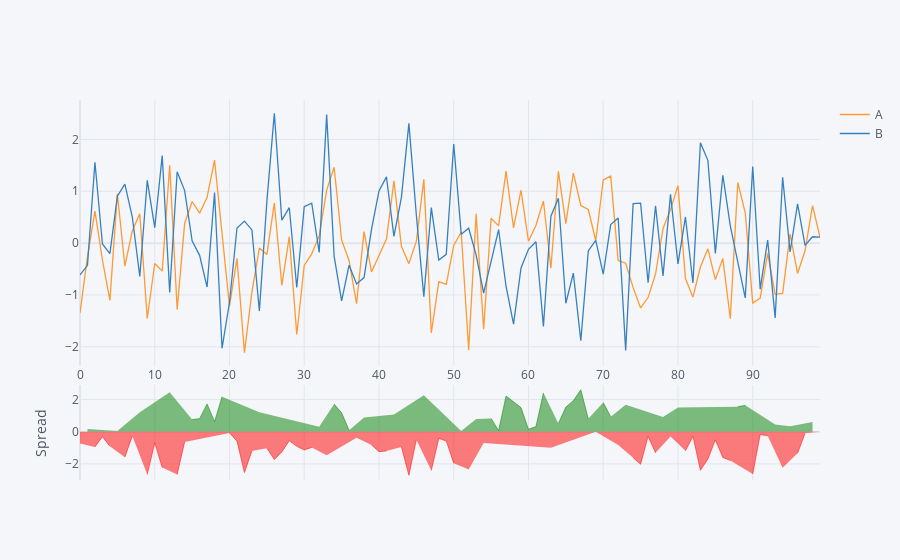

The notebook cell saved with this chart:
### Markdown cell above
## Spread

### Code cell
df[['A','B']].iplot(kind='spread')
#see the spread, ex:stock

### Figure 1 — Plotly figure (JSON) as saved in the notebook; plotly's stock layout.template omitted (floating-point values rounded to 4 significant figures)
{"data": [{"line": {"color": "rgba(255, 153, 51, 1.0)", "dash": "solid", "shape": "linear", "width": 1.3}, "mode": "lines", "name": "A", "text": "", "type": "scatter", "x": [0, 1, 2, 3, 4, 5, 6, 7, 8, 9, 10, 11, 12, 13, 14, 15, 16, 17, 18, 19, 20, 21, 22, 23, 24, 25, 26, 27, 28, 29, 30, 31, 32, 33, 34, 35, 36, 37, 38, 39, 40, 41, 42, 43, 44, 45, 46, 47, 48, 49, 50, 51, 52, 53, 54, 55, 56, 57, 58, 59, 60, 61, 62, 63, 64, 65, 66, 67, 68, 69, 70, 71, 72, 73, 74, 75, 76, 77, 78, 79, 80, 81, 82, 83, 84, 85, 86, 87, 88, 89, 90, 91, 92, 93, 94, 95, 96, 97, 98, 99], "y": [-1.345, -0.2599, 0.616, -0.3257, -1.105, 0.9518, -0.4414, 0.2374, 0.5659, -1.454, -0.3928, -0.5404, 1.503, -1.281, 0.379, 0.8031, 0.5779, 0.8821, 1.601, 0.1494, -1.218, -0.2933, -2.113, -0.9418, -0.09413, -0.2213, 0.7746, -0.8135, 0.1243, -1.762, -0.4313, -0.207, 0.1363, 1.021, 1.464, 0.06314, -0.3384, -1.169, 0.2223, -0.5568, -0.2323, 0.07841, 1.2, -0.06134, -0.3961, 0.03726, 1.229, -1.731, -0.7441, -0.7939, -0.04436, 0.2153, -2.06, 0.5644, -1.66, 0.4784, 0.3325, 1.388, 0.2929, 1.02, 0.03446, 0.3458, 0.8119, -0.484, 1.383, 0.3753, 1.353, 0.7265, 0.6486, 0.0457, 1.217, 1.293, -0.3353, -0.3872, -0.8583, -1.251, -1.05, -0.5929, 0.2824, 0.6458, 1.109, -0.6843, -1.043, -0.4615, -0.1107, -0.7038, -0.2936, -1.459, 1.169, 0.5852, -1.157, -1.06, -0.1956, -0.9877, -0.9681, 0.176, -0.585, -0.1467, 0.7244, 0.1123]}, {"line": {"color": "rgba(55, 128, 191, 1.0)", "dash": "solid", "shape": "linear", "width": 1.3}, "mode": "lines", "name": "B", "text": "", "type": "scatter", "x": [0, 1, 2, 3, 4, 5, 6, 7, 8, 9, 10, 11, 12, 13, 14, 15, 16, 17, 18, 19, 20, 21, 22, 23, 24, 25, 26, 27, 28, 29, 30, 31, 32, 33, 34, 35, 36, 37, 38, 39, 40, 41, 42, 43, 44, 45, 46, 47, 48, 49, 50, 51, 52, 53, 54, 55, 56, 57, 58, 59, 60, 61, 62, 63, 64, 65, 66, 67, 68, 69, 70, 71, 72, 73, 74, 75, 76, 77, 78, 79, 80, 81, 82, 83, 84, 85, 86, 87, 88, 89, 90, 91, 92, 93, 94, 95, 96, 97, 98, 99], "y": [-0.6142, -0.4282, 1.561, -0.01637, -0.2016, 0.9034, 1.139, 0.4997, -0.6431, 1.211, 0.2981, 1.688, -0.9499, 1.378, 1.013, 0.04615, -0.2356, -0.8472, 0.9754, -2.029, -1.146, 0.2918, 0.4243, 0.2551, -1.311, 0.8056, 2.504, 0.4425, 0.6835, -0.856, 0.7042, 0.7689, -0.1796, 2.478, -0.2543, -1.113, -0.4257, -0.7882, -0.664, 0.2638, 1.008, 1.277, 0.1312, 0.8819, 2.31, 0.5363, -1.031, 0.685, -0.3254, -0.217, 1.912, 0.1732, 0.2876, -0.2328, -0.9633, -0.349, 0.2601, -0.8358, -1.562, -0.4802, -0.1194, 0.0263, -1.607, 0.5199, 0.8664, -1.16, -0.5774, -1.883, -0.1506, 0.05427, -0.5972, 0.3569, 0.4859, -2.072, 0.7618, 0.7724, -0.763, 0.7214, -0.6321, 0.9401, -0.402, 0.5047, -0.7694, 1.934, 1.596, -0.1975, 1.309, 0.3341, -0.3839, -1.056, 1.478, -0.8875, 0.05987, -1.442, 1.269, -0.1683, 0.7558, -0.04482, 0.123, 0.1151]}, {"connectgaps": false, "fill": "tozeroy", "line": {"color": "green", "dash": "solid", "shape": "linear", "width": 0.5}, "mode": "lines", "name": "Spread", "showlegend": false, "type": "scatter", "x": [0, 1, 2, 3, 4, 5, 6, 7, 8, 9, 10, 11, 12, 13, 14, 15, 16, 17, 18, 19, 20, 21, 22, 23, 24, 25, 26, 27, 28, 29, 30, 31, 32, 33, 34, 35, 36, 37, 38, 39, 40, 41, 42, 43, 44, 45, 46, 47, 48, 49, 50, 51, 52, 53, 54, 55, 56, 57, 58, 59, 60, 61, 62, 63, 64, 65, 66, 67, 68, 69, 70, 71, 72, 73, 74, 75, 76, 77, 78, 79, 80, 81, 82, 83, 84, 85, 86, 87, 88, 89, 90, 91, 92, 93, 94, 95, 96, 97, 98, 99], "xaxis": "x2", "y": ["", 0.1683, "", "", "", 0.04839, "", "", 1.209, "", "", "", 2.453, "", "", 0.7569, 0.8135, 1.729, 0.6257, 2.179, "", "", "", "", 1.216, "", "", "", "", "", "", "", 0.3158, "", 1.718, 1.176, 0.08722, "", 0.8864, "", "", "", 1.069, "", "", "", 2.26, "", "", "", "", 0.04212, "", 0.7972, "", 0.8274, 0.07233, 2.224, 1.855, 1.5, 0.1539, 0.3195, 2.419, "", 0.517, 1.535, 1.93, 2.61, 0.7992, "", 1.814, 0.9361, "", 1.685, "", "", "", "", 0.9145, "", 1.511, "", "", "", "", "", "", "", 1.553, 1.641, "", "", "", 0.4542, "", 0.3442, "", "", 0.6013, ""], "yaxis": "y2"}, {"connectgaps": false, "fill": "tozeroy", "line": {"color": "red", "dash": "solid", "shape": "linear", "width": 0.5}, "mode": "lines", "name": "Spread", "showlegend": false, "type": "scatter", "x": [0, 1, 2, 3, 4, 5, 6, 7, 8, 9, 10, 11, 12, 13, 14, 15, 16, 17, 18, 19, 20, 21, 22, 23, 24, 25, 26, 27, 28, 29, 30, 31, 32, 33, 34, 35, 36, 37, 38, 39, 40, 41, 42, 43, 44, 45, 46, 47, 48, 49, 50, 51, 52, 53, 54, 55, 56, 57, 58, 59, 60, 61, 62, 63, 64, 65, 66, 67, 68, 69, 70, 71, 72, 73, 74, 75, 76, 77, 78, 79, 80, 81, 82, 83, 84, 85, 86, 87, 88, 89, 90, 91, 92, 93, 94, 95, 96, 97, 98, 99], "xaxis": "x2", "y": [-0.7305, "", -0.945, -0.3093, -0.903, "", -1.58, -0.2623, "", -2.665, -0.6909, -2.229, "", -2.659, -0.6343, "", "", "", "", "", -0.07166, -0.5851, -2.538, -1.197, "", -1.027, -1.729, -1.256, -0.5592, -0.9065, -1.136, -0.9759, "", -1.457, "", "", "", -0.3808, "", -0.8206, -1.24, -1.199, "", -0.9432, -2.706, -0.499, "", -2.416, -0.4187, -0.5769, -1.957, "", -2.348, "", -0.6963, "", "", "", "", "", "", "", "", -1.004, "", "", "", "", "", -0.008571, "", "", -0.8212, "", -1.62, -2.023, -0.2871, -1.314, "", -0.2942, "", -1.189, -0.2735, -2.395, -1.707, -0.5063, -1.602, -1.793, "", "", -2.635, -0.1727, -0.2554, "", -2.237, "", -1.341, -0.1019, "", -0.002798], "yaxis": "y2"}], "layout": {"hovermode": "x", "legend": {"bgcolor": "#F5F6F9", "font": {"color": "#4D5663"}}, "paper_bgcolor": "#F5F6F9", "plot_bgcolor": "#F5F6F9", "title": {"font": {"color": "#4D5663"}}, "xaxis": {"gridcolor": "#E1E5ED", "showgrid": true, "tickfont": {"color": "#4D5663"}, "title": {"font": {"color": "#4D5663"}, "text": ""}, "zerolinecolor": "#E1E5ED"}, "xaxis2": {"anchor": "y2", "gridcolor": "#E1E5ED", "showgrid": true, "showticklabels": false, "tickfont": {"color": "#4D5663"}, "title": {"font": {"color": "#4D5663"}, "text": ""}, "zerolinecolor": "#E1E5ED"}, "yaxis": {"domain": [0.3, 1], "gridcolor": "#E1E5ED", "showgrid": true, "tickfont": {"color": "#4D5663"}, "title": {"font": {"color": "#4D5663"}, "text": ""}, "zerolinecolor": "#E1E5ED"}, "yaxis2": {"domain": [0, 0.25], "gridcolor": "#E1E5ED", "showgrid": true, "tickfont": {"color": "#4D5663"}, "title": {"font": {"color": "#4D5663"}, "text": "Spread"}, "zerolinecolor": "#E1E5ED"}}}
